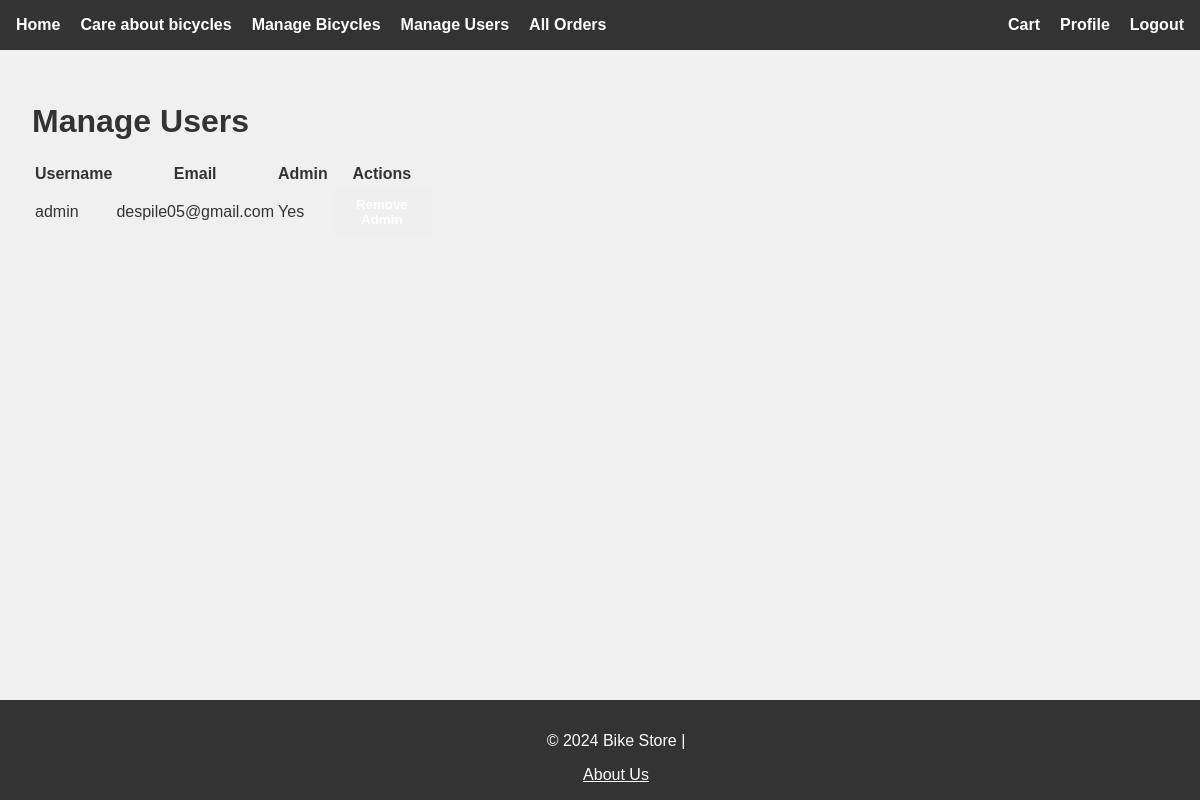
The app's page /admin/users (signed in) with its own data.
### app/models/bicycle.py (models this page shows, shortened)
class User(UserMixin, db.Model):
    id = db.Column(db.Integer, primary_key=True)
    username = db.Column(db.String(150), nullable=False, unique=True)
    email = db.Column(db.String(150), nullable=False, unique=True)
    password_hash = db.Column(db.String(200), nullable=False)
    is_admin = db.Column(db.Boolean, default=False)
    orders = db.relationship('Order', back_populates='user')

### app/admin/routes.py (the view, shortened to what this page needs)
@admin.route('/users', methods=['GET', 'POST'])
@login_required
def manage_users():
    from app.models.bicycle import User
    users = User.query.all()
    return render_template('admin/users.html', users=users)

### app/__init__.py (called while the page is built)
@login_manager.user_loader
def load_user(user_id):
    return User.query.get(int(user_id))

### app/templates/admin/users.html (shortened to what this page needs)
{% extends 'base.html' %}
{% block content %}
<h1>Manage Users</h1>
<table class="table table-bordered">
    <thead>
        <tr>
            <th>Username</th>
            <th>Email</th>
            <th>Admin</th>
            <th>Actions</th>
        </tr>
    </thead>
    <tbody>
        {% for user in users %}
        <tr>
            <td>{{ user.username }}</td>
            <td>{{ user.email }}</td>
            <td>{{ 'Yes' if user.is_admin else 'No' }}</td>
            <td>
                <form method="POST" action="{{ url_for('admin.manage_users') }}" class="d-inline">
                    {% if user.is_admin %}
                        <button type="submit" name="action" value="remove_admin" class="btn btn-warning btn-sm">Remove Admin</button>
                    {% else %}
                        <button type="submit" name="action" value="make_admin" class="btn btn-success btn-sm">Make Admin</button>
                    {% endif %}
                </form>
            </td>
        </tr>
        {% endfor %}
    </tbody>
</table>
{% endblock %}

### app/static/style.css (style rules this page uses)
body { font-family: Arial, sans-serif; background-color: #f0f0f0; color: #333; margin: 0; padding: 0; }
.btn { padding: 10px 20px; border: none; border-radius: 4px; cursor: pointer; text-decoration: none; color: #fff; font-weight: bold; width: 100px; text-align: center; transition: background-color 0.3s; }

### records on screen
User: username "admin", email "despile05@gmail.com", is_admin "Yes"
